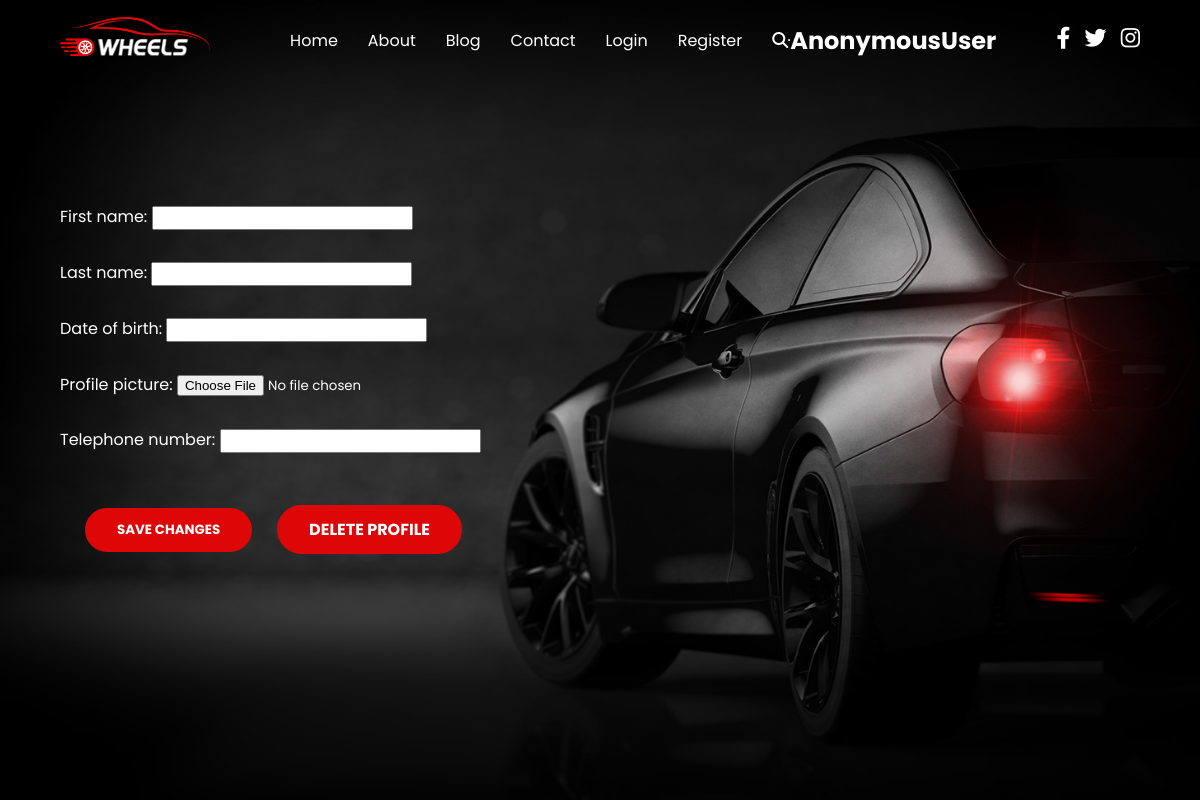
Before: /accounts/profile/2/update/ with the older database file.
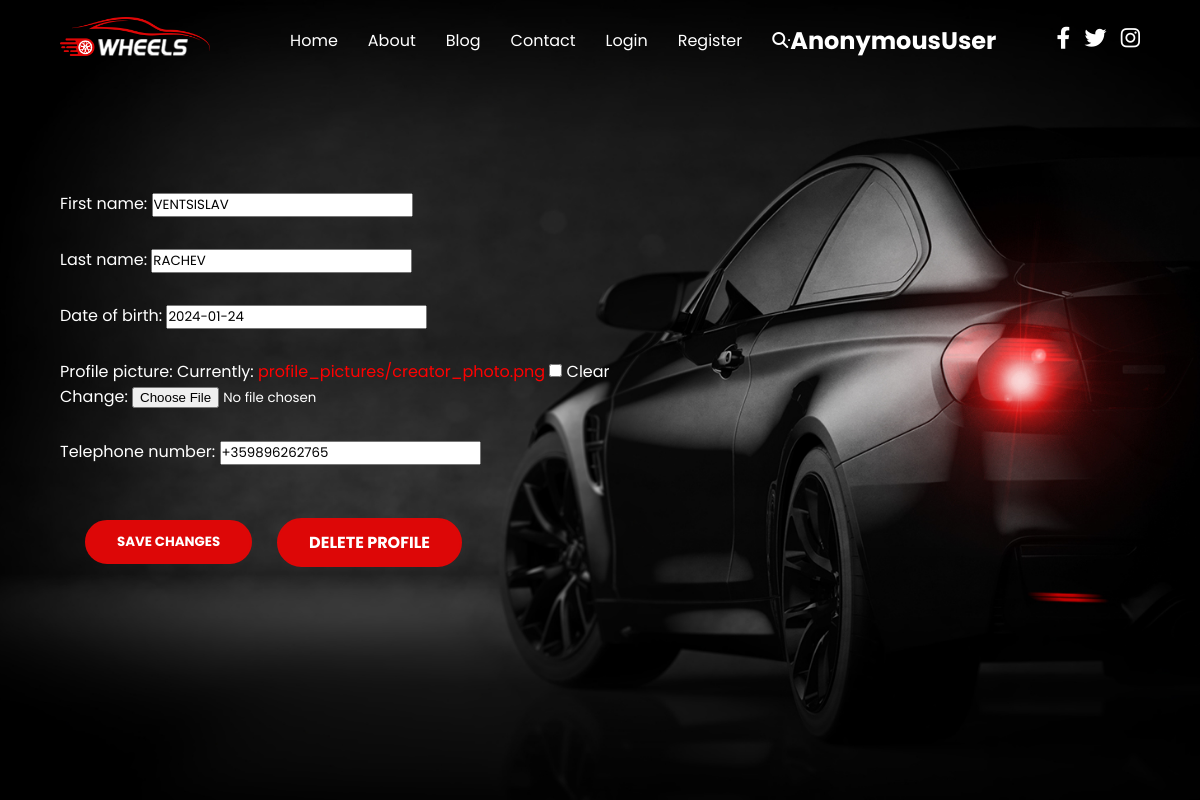
After: the same page with the newer database file.
### autovibe_project/accounts/models.py (models this page shows, shortened)
class Profile(models.Model):
    MAX_FIRST_NAME_LENGTH = 30
    MAX_LAST_NAME_LENGTH = 30
    first_name = models.CharField(
        max_length=MAX_FIRST_NAME_LENGTH,
        blank=True,
        null=True,
    )
    last_name = models.CharField(
        max_length=MAX_LAST_NAME_LENGTH,
        blank=True,
        null=True,
    )
    date_of_birth = models.DateField(
        blank=True,
        null=True,
    )
    profile_picture = models.ImageField(
        upload_to="profile_pictures/",
        blank=True,
        null=True,
    )
    telephone_number = models.CharField(
        max_length=20,
        blank=True,
        null=True,
    )
    user = models.OneToOneField(
        AutoVibeUser,
        primary_key=True,
        on_delete=models.CASCADE,
    )

### autovibe_project/accounts/views.py (the view, shortened to what this page needs)
# urls.py: path('update/', views.ProfileUpdateView.as_view(), name='profile_update'),
class ProfileUpdateView(views.UpdateView):
    queryset = Profile.objects.prefetch_related('user').all()
    template_name = 'accounts/edit_profile.html'
    form_class = ProfileUpdateForm

### autovibe_project/accounts/forms.py
class ProfileUpdateForm(ProfileBaseForm):
    pass

### templates/accounts/edit_profile.html (shortened to what this page needs)
{% extends 'base.html' %}
{% load static %}
{% block content %}
    <section class="hero">
        <div class="text">
            <form action="{% url 'profile_update' pk=object.pk %}" method="post" enctype="multipart/form-data">
                {{ form.as_p }}
                <div class="form-row">
                    <button type="submit" class="btn sell-btn">Save Changes</button>
                    <a class="btn" href="{% url 'profile_delete' object.pk %}">Delete Profile</a>
                </div>
            </form>
        </div>
    </section>
{% endblock %}

Changed rows visible on the page:
changed Profile: first_name (not shown) → "VENTSISLAV"; last_name (not shown) → "RACHEV"; date_of_birth (not shown) → "2024-01-24"; telephone_number (not shown) → "+359896262765"
Other visible differences:
form field as_p: (not shown) → "☐"
text no longer shown: "First name: Last name: Date of birth: Profile picture: Telephone number:"
text now shown: "First name: Last name: Date of birth: Profile picture: Currently: profile_pictures/creator_photo.png Clear Change: Telephone number:"
